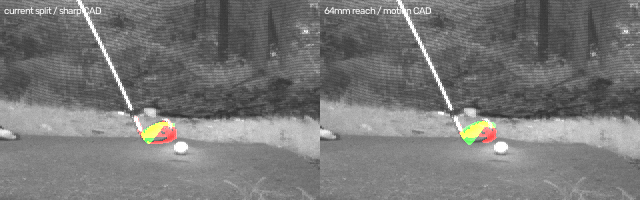
#> input picture research/silhouette_poc/falsification/renders/area_sources_shot_015_f67.png, 640 x 200 px
$ python -i ball_detect.py   (imports and definitions only)
#> lines starting #> are read from the running program, lines starting #| are printed output that depends on the picture; after the words box and inside, x2 and y2 are one past the last pixel; in counts of white or black regions, pixels touching at a corner belong together
"""Polarity-agnostic ball detection with known-radius arc fitting.

Replaces the fixed-polarity, fixed-magnitude rule used by the superseded
synthetic pipeline (on the fork's feat/silhouette-poc branch):

    ball_mask = frame >= percentile(frame, 10) + 210.0

That rule fails on real captures in both directions at once. Measured on the real
OpenFlight archive (`frames.npz`, 2026-08-24):

    at address   ball 192 DN on a clipped 255 DN mat   ->  -62 DN   WRONG SIGN
    in flight    ball 224 DN on a  102 DN dark wall    -> +122 DN   right sign,
                                                                    still under +210

No constant fixes it, because the background swings 102..255 DN inside one shot.

What this does instead:
  1. estimate the LOCAL background, so a clipped mat and a dark wall are both handled
  2. threshold the SIGNED residual in BOTH directions, scaled to measured noise
     rather than an absolute DN offset
  3. confirm candidates by SHAPE, since the ball is the one object in frame with a
     known fixed physical diameter
  4. fit a circle to the reliable part of the boundary, so a ball whose lit side has
     blended into the background still yields an honest radius

Rejections are named, matching the project's fail-closed convention.
"""

from __future__ import annotations

from dataclasses import dataclass, field

import cv2
import numpy as np

SENSOR_NOISE_DN = 5.6  # measured: 50 static frames of the real archive at gain 15.94
SATURATION_DN = 253  # within noise of the 8-bit ceiling
BALL_DIAMETER_MM = 42.67


@dataclass
class BallFit:
    center: np.ndarray  # (x, y) subpixel
    radius_px: float
    polarity: str  # "dark_on_light" | "light_on_dark"
    contrast_dn: float  # signed, ball minus local background
    arc_coverage_deg: float  # angular span of boundary used for the fit
    visible_area_px: int
    circularity: float
    mask: np.ndarray = field(repr=False)

    @property
    def px_per_mm(self) -> float:
        return 2.0 * self.radius_px / BALL_DIAMETER_MM


class BallNotFound(ValueError):
    """Named rejection, so a failure says which gate it failed."""


def _local_background(frame: np.ndarray, ball_px: int) -> np.ndarray:
    """Median over a window several ball-widths across.

    A ball is small relative to the window, so it is smoothed away while real scene
    structure (the mat, the wall, the boundary between them) survives.
    """
#> called with ball_px = 14
    k = min(int(max(15, ball_px * 3)), 99) | 1
    return cv2.medianBlur(frame, k)
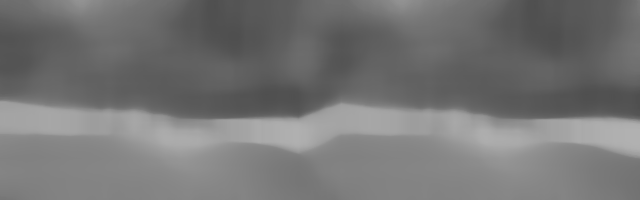
#> returned value: shape (200, 640); min 79, max 177, mean 117.1


def _robust_sigma(residual: np.ndarray) -> float:
    """MAD-based noise estimate, floored at the sensor's measured read noise."""
    mad = float(np.median(np.abs(residual - np.median(residual))))
    return max(1.4826 * mad, SENSOR_NOISE_DN)


def _fit_circle(points: np.ndarray) -> tuple[np.ndarray, float]:
    """Circle fit: algebraic (Kasa) seed, then geometric Gauss-Newton refinement.

    The refinement minimises true perpendicular distance, which is the statistically
    correct objective and — unlike a purely algebraic fit — stays unbiased on the
    short arcs this detector actually sees when the ball's lit side has blended into
    a saturated background.
    """
    x, y = points[:, 0].astype(float), points[:, 1].astype(float)
    if len(x) < 4:
        raise BallNotFound("too_few_boundary_points")
    # Kasa seed: x^2 + y^2 = 2a.x + 2b.y + c, linear in (a, b, c)
    design = np.column_stack([x, y, np.ones_like(x)])
    try:
        sol, *_ = np.linalg.lstsq(design, x * x + y * y, rcond=None)
    except np.linalg.LinAlgError:
        raise BallNotFound("circle_fit_degenerate") from None
    cx, cy = sol[0] / 2.0, sol[1] / 2.0
    seed = sol[2] + cx * cx + cy * cy
    if not np.isfinite(seed) or seed <= 0.0:
        raise BallNotFound("circle_fit_degenerate")
    r = float(np.sqrt(seed))

    for _ in range(50):  # geometric refinement
        dx, dy = x - cx, y - cy
        dist = np.hypot(dx, dy)
        if np.any(dist < 1e-9):
            break
        residual = dist - r
        jac = np.column_stack([-dx / dist, -dy / dist, -np.ones_like(dist)])
        try:
            step, *_ = np.linalg.lstsq(jac, -residual, rcond=None)
        except np.linalg.LinAlgError:
            break
        cx, cy, r = cx + step[0], cy + step[1], r + step[2]
        if not np.isfinite([cx, cy, r]).all() or r <= 0.0:
            raise BallNotFound("circle_fit_degenerate")
        if np.linalg.norm(step) < 1e-9:
            break
    return np.array([cx, cy]), float(r)


def _reliable_boundary(mask: np.ndarray, frame: np.ndarray) -> np.ndarray:
    """Boundary pixels whose edge is trustworthy.

    Discards boundary where the BALL'S OWN pixel is saturated: there its lit surface
    has merged into a clipped background, so the apparent edge marks where clipping
    began, not where the ball ends, and including it biases the radius low.

    It deliberately does NOT discard boundary merely because the background beside it
    is saturated. A dark ball against a blown-out mat has a real, sharp edge all the
    way round; rejecting it there threw away 17 of 28 boundary points and left a
    45-degree arc that no circle fit can use.
    """
    contours, _ = cv2.findContours(mask, cv2.RETR_EXTERNAL, cv2.CHAIN_APPROX_NONE)
    if not contours:
        raise BallNotFound("no_boundary")
    pts = max(contours, key=cv2.contourArea).reshape(-1, 2)
    h, w = mask.shape
    keep = [
        (px, py)
        for px, py in pts
        if 0 < px < w - 1 and 0 < py < h - 1 and frame[py, px] < SATURATION_DN
    ]
    return np.array(keep if len(keep) >= 8 else pts, dtype=float)


def _arc_coverage(points: np.ndarray, center: np.ndarray) -> float:
    """Angular span covered by the fitted boundary, in degrees.

    A radius fitted to a 90 degree arc is far less trustworthy than one fitted to
    300 degrees, and the caller should be able to tell the difference.
    """
    ang = np.degrees(np.arctan2(points[:, 1] - center[1], points[:, 0] - center[0]))
    occupied = np.zeros(72, dtype=bool)  # 5 degree bins
    occupied[((ang + 180.0) / 5.0).astype(int) % 72] = True
    return float(occupied.sum() * 5)


def candidates(
    frame: np.ndarray,
    *,
    expected_radius_px: float | None = None,
    radius_tolerance: float = 0.6,
    sigma_k: float = 3.5,
    min_area_px: int = 20,
) -> list[BallFit]:
    """Every region that could be a ball, whether darker or brighter than background."""
    if frame.ndim != 2:
        raise BallNotFound("frame_not_2d")
    f = frame.astype(np.float32)
    nominal = int(expected_radius_px * 2) if expected_radius_px else 14
    background = _local_background(frame, nominal).astype(np.float32)
    residual = f - background
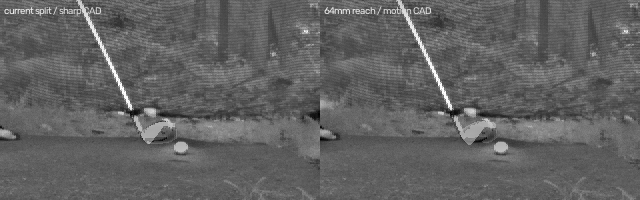
#> residual: shape (200, 640) float32; min -96, max 161, mean 2.9; drawn with min black and max white
    sigma = _robust_sigma(residual)
#> in _robust_sigma, `mad = float(np.median(np.abs(residual - np.median(residual))))`: mad = 8
#> sigma = 11.86

    found: list[BallFit] = []
    for polarity, signed in (("light_on_dark", residual), ("dark_on_light", -residual)):
        mask = (signed > sigma_k * sigma).astype(np.uint8)
        mask = cv2.morphologyEx(mask, cv2.MORPH_OPEN, np.ones((2, 2), np.uint8))
        mask = cv2.morphologyEx(mask, cv2.MORPH_CLOSE, np.ones((3, 3), np.uint8))
        count, labels, stats, _ = cv2.connectedComponentsWithStats(mask, 8)
        for idx in range(1, count):
            w, h, area = stats[idx, 2], stats[idx, 3], stats[idx, 4]
            if area < min_area_px:
                continue
            if max(w, h) / max(min(w, h), 1) > 3.0:  # a long smear is not a ball
                continue
            comp = (labels == idx).astype(np.uint8)
            try:
                pts = _reliable_boundary(comp, frame)
                if len(pts) < 8:
                    continue
                center, radius = _fit_circle(pts)
            except BallNotFound:
                continue
            if not np.isfinite(radius) or radius <= 1.0 or radius > 0.25 * max(frame.shape):
                continue
            if expected_radius_px is not None:
                lo = expected_radius_px * (1.0 - radius_tolerance)
                hi = expected_radius_px * (1.0 + radius_tolerance)
                if not lo <= radius <= hi:
                    continue
            circularity = float(area) / (np.pi * radius * radius)
            if not 0.30 <= circularity <= 1.60:
                continue
            contrast = float(np.median(f[comp > 0]) - np.median(background[comp > 0]))
            found.append(
                BallFit(
                    center=center,
                    radius_px=float(radius),
                    polarity=polarity,
                    contrast_dn=contrast,
                    arc_coverage_deg=_arc_coverage(pts, center),
                    visible_area_px=int(area),
                    circularity=circularity,
                    mask=comp,
                )
            )
#> this loop made 2 passes
#> (polarity, count) on pass 1: ('light_on_dark', 57)
#> (polarity, count) on pass 2: ('dark_on_light', 20)
#> pass 1, in candidates, `mask = (signed > sigma_k * sigma).astype(np.uint8)`:
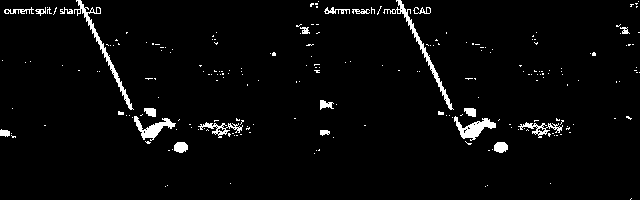
#> mask: shape (200, 640); values 0 (black) and 1 (white), 3.2% white; 232 white regions (209 under 20 px), largest, box (x1, y1, x2, y2) and area: (74, 0, 134, 110) 569, (383, 0, 454, 110) 564, (454, 116, 496, 141) 437
#> pass 1, in candidates, `mask = cv2.morphologyEx(mask, cv2.MORPH_CLOSE, np.ones((3, 3), np.uint..`:
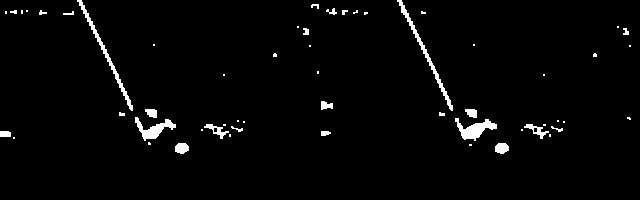
#> mask: shape (200, 640); values 0 (black) and 1 (white), 2.4% white; 56 white regions (31 under 20 px), largest, box (x1, y1, x2, y2) and area: (397, 0, 453, 111) 480, (77, 0, 133, 111) 472, (455, 118, 497, 141) 434
#> pass 1, in candidates, `count, labels, stats, _ = cv2.connectedComponentsWithStats(mask, 8)`:
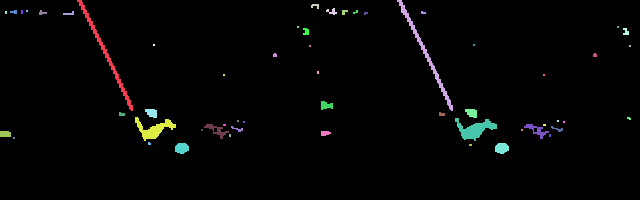
#> labels: shape (200, 640) int32; 57 distinct labels, from 0 to 56; one colour per label, 0 black
#> after the loop:
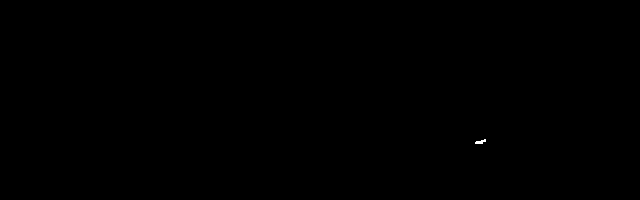
#> comp: shape (200, 640); values 0 (black) and 1 (white), 0.03% white; 1 white region, box (x1, y1, x2, y2) and area: (475, 139, 486, 144) 33
#> after the loop:
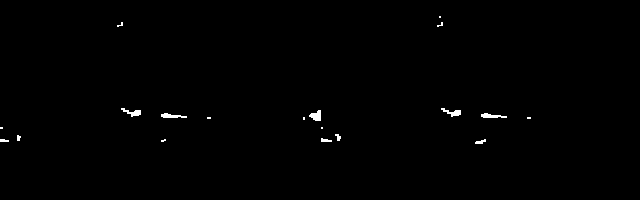
#> mask: shape (200, 640); values 0 (black) and 1 (white), 0.48% white; 19 white regions (10 under 20 px), largest, box (x1, y1, x2, y2) and area: (309, 110, 321, 121) 88, (121, 108, 141, 117) 81, (441, 108, 461, 117) 81
#> after the loop, found = 24 items

    return found


# [102 lines left out: functions find_ball, find_teed_ball, not called in this run]

>>> import cv2
>>> picture = cv2.imread('../falsification/renders/area_sources_shot_015_f67.png', cv2.IMREAD_GRAYSCALE)
>>> result = candidates(picture)
#> result = 24 items

$ run again, on research/silhouette_poc/falsification/renders/_impact_small.png
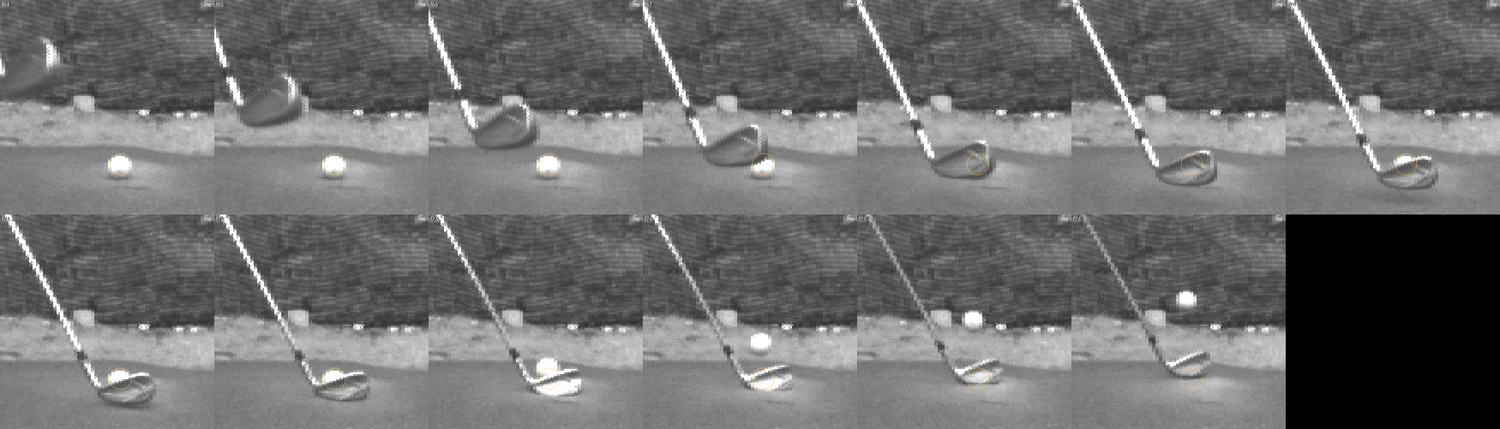
#> input picture research/silhouette_poc/falsification/renders/_impact_small.png, 1500 x 429 px
#> in candidates, `residual = f - background`:
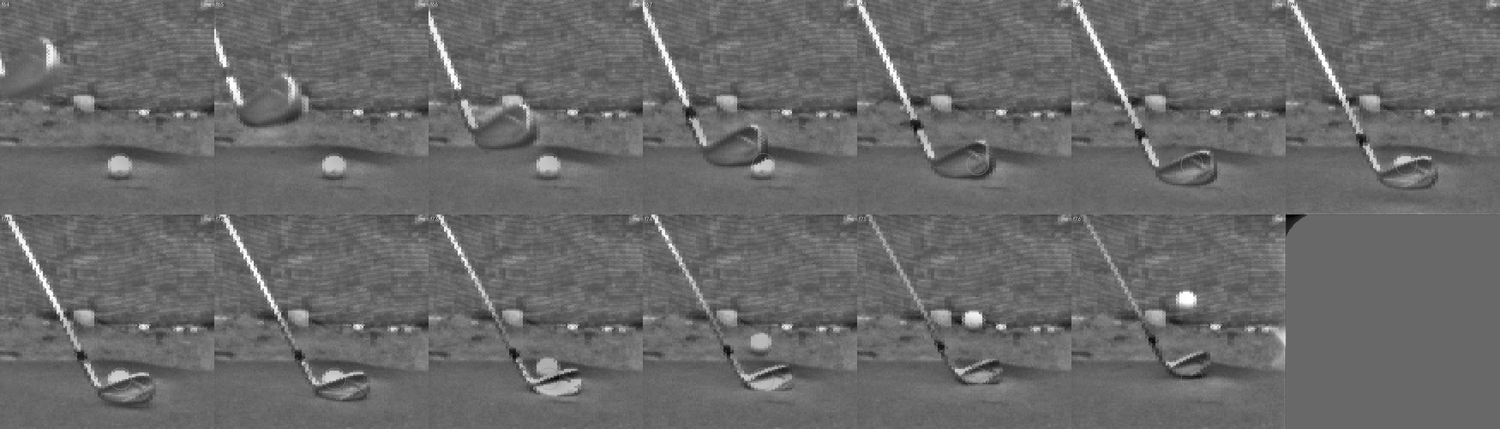
#> residual: shape (429, 1500) float32; min -117, max 169, mean 1.8; drawn with min black and max white
#> mad = 7
#> sigma = 10.38
#> the loop in candidates, `for polarity, signed in (("light_on_dark", residual), ("dark_on_light"..` made 2 passes
#> (polarity, count) on pass 1: ('light_on_dark', 178)
#> after the loop in candidates, `for polarity, signed in (("light_on_dark", residual), ("dark_on_light"..`:
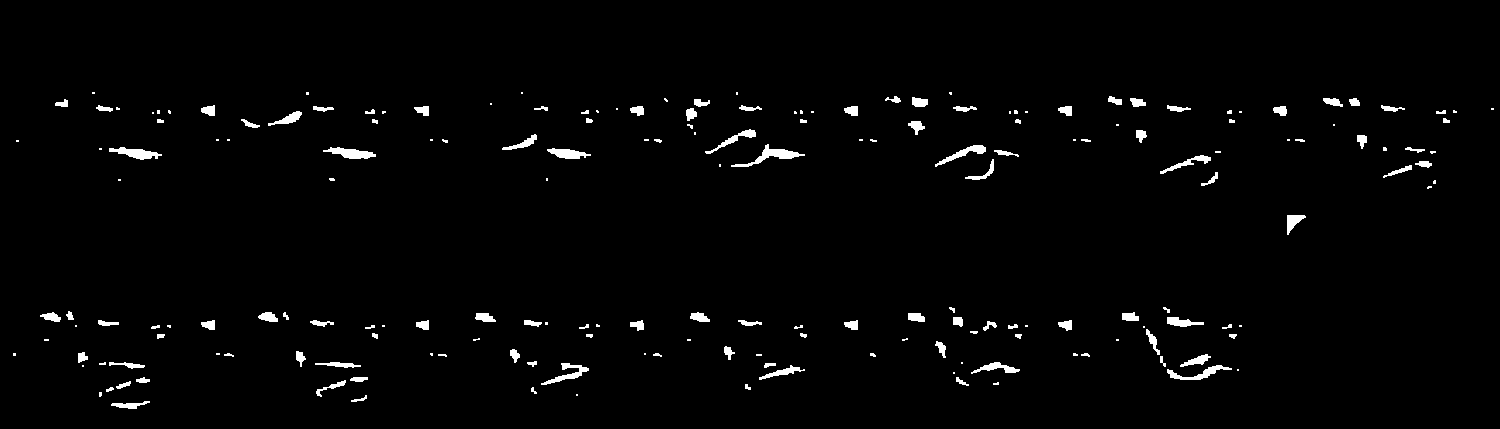
#> mask: shape (429, 1500); values 0 (black) and 1 (white), 1.9% white; 196 white regions (77 under 20 px), largest, box (x1, y1, x2, y2) and area: (731, 144, 805, 167) 438, (323, 147, 376, 159) 354, (109, 147, 162, 160) 348

$ run again, on research/silhouette_poc/falsification/renders/_impact_zoom.png
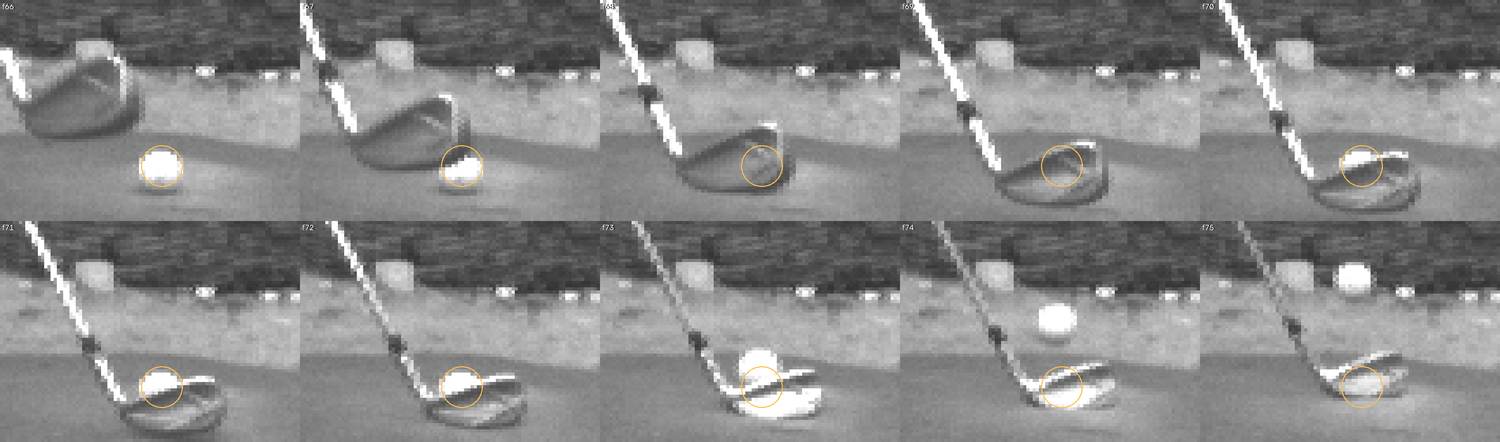
#> input picture research/silhouette_poc/falsification/renders/_impact_zoom.png, 1500 x 442 px
#> in candidates, `residual = f - background`:
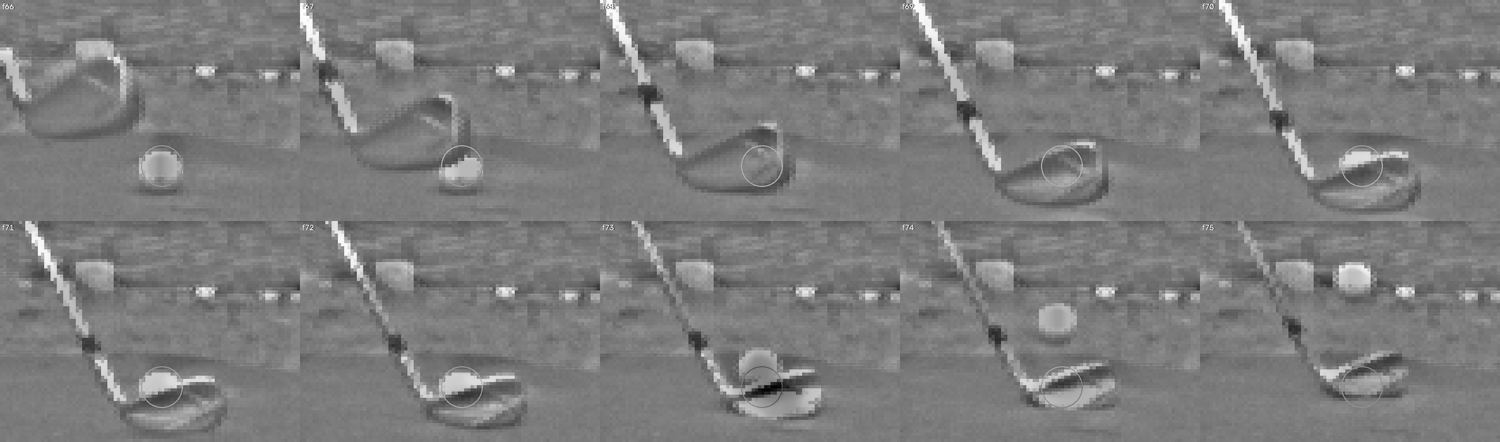
#> residual: shape (442, 1500) float32; min -157, max 167, mean 1.6; drawn with min black and max white
#> mad = 8
#> sigma = 11.86
#> the loop in candidates, `for polarity, signed in (("light_on_dark", residual), ("dark_on_light"..` made 2 passes
#> (polarity, count) on pass 1: ('light_on_dark', 172)
#> after the loop in candidates, `for polarity, signed in (("light_on_dark", residual), ("dark_on_light"..`:
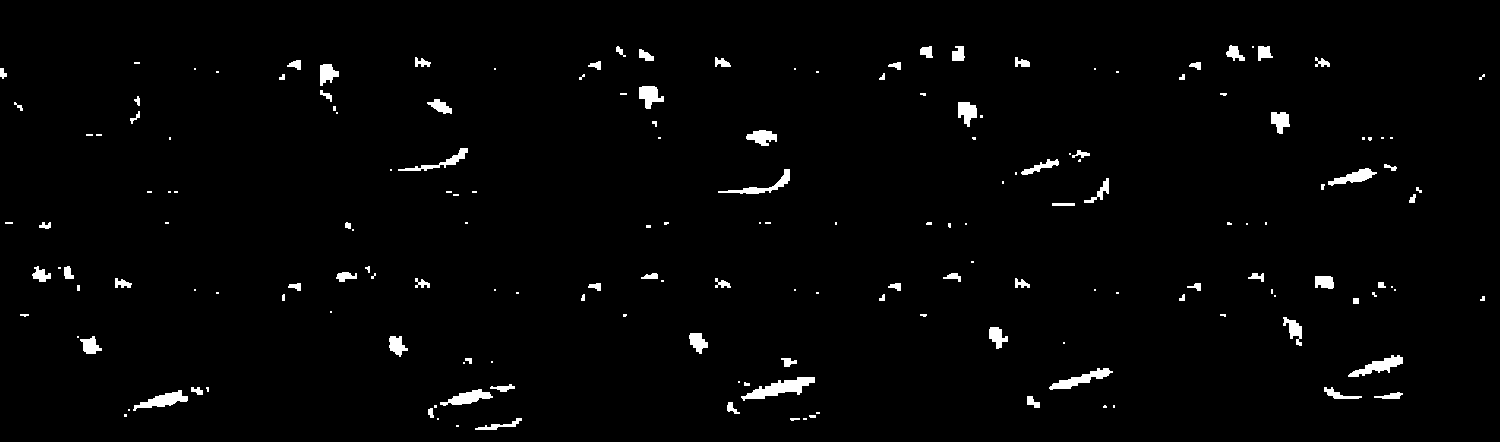
#> mask: shape (442, 1500); values 0 (black) and 1 (white), 1.9% white; 178 white regions (90 under 20 px), largest, box (x1, y1, x2, y2) and area: (741, 377, 815, 401) 748, (1049, 368, 1113, 390) 493, (1348, 355, 1403, 377) 486
